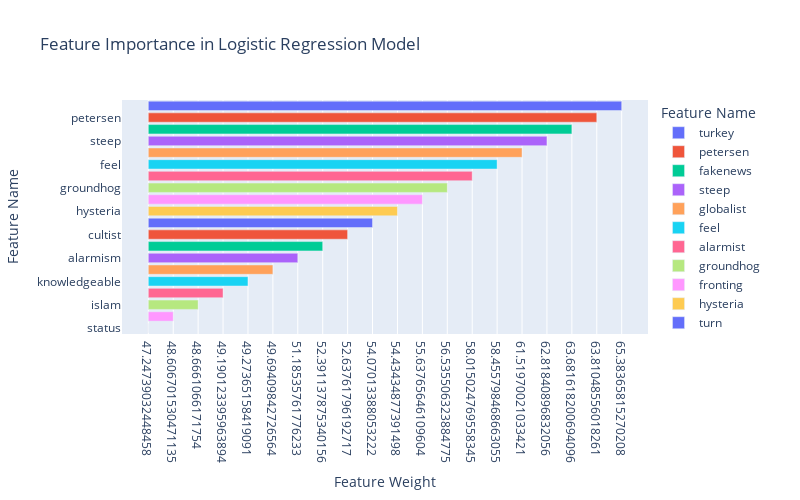

The cell this chart's notebook holds for it:
### Markdown cell above
<h2>Helper Functions</h2>

### Code cell
# Display distribution of the target variable.

def display_dist(data):
    temp = data["sentiment"].value_counts()
    fig = px.bar(temp, x=temp.index, y=temp.values, color=temp.index.astype(str), width=600, height=300)
    fig.update_layout(
        title_text = "Data distribution for tweets sentiment",
        yaxis=dict(title="count"),
        xaxis=dict(title="label")
    )

fig.update_xaxes(type="category", categoryorder="category ascending")
fig.show()

### Figure 1 — Plotly figure (JSON) as saved in the notebook; plotly's stock layout.template omitted (floating-point values rounded to 4 significant figures)
{"data": [{"alignmentgroup": "True", "hovertemplate": "Feature Name=%{y}<br>Feature Weight=%{x}<extra></extra>", "legendgroup": "turkey", "marker": {"color": "#636efa", "pattern": {"shape": ""}}, "name": "turkey", "offsetgroup": "turkey", "orientation": "h", "showlegend": true, "textposition": "auto", "type": "bar", "x": [65.38], "xaxis": "x", "y": ["turkey"], "yaxis": "y"}, {"alignmentgroup": "True", "hovertemplate": "Feature Name=%{y}<br>Feature Weight=%{x}<extra></extra>", "legendgroup": "petersen", "marker": {"color": "#EF553B", "pattern": {"shape": ""}}, "name": "petersen", "offsetgroup": "petersen", "orientation": "h", "showlegend": true, "textposition": "auto", "type": "bar", "x": [63.81], "xaxis": "x", "y": ["petersen"], "yaxis": "y"}, {"alignmentgroup": "True", "hovertemplate": "Feature Name=%{y}<br>Feature Weight=%{x}<extra></extra>", "legendgroup": "fakenews", "marker": {"color": "#00cc96", "pattern": {"shape": ""}}, "name": "fakenews", "offsetgroup": "fakenews", "orientation": "h", "showlegend": true, "textposition": "auto", "type": "bar", "x": [63.68], "xaxis": "x", "y": ["fakenews"], "yaxis": "y"}, {"alignmentgroup": "True", "hovertemplate": "Feature Name=%{y}<br>Feature Weight=%{x}<extra></extra>", "legendgroup": "steep", "marker": {"color": "#ab63fa", "pattern": {"shape": ""}}, "name": "steep", "offsetgroup": "steep", "orientation": "h", "showlegend": true, "textposition": "auto", "type": "bar", "x": [62.82], "xaxis": "x", "y": ["steep"], "yaxis": "y"}, {"alignmentgroup": "True", "hovertemplate": "Feature Name=%{y}<br>Feature Weight=%{x}<extra></extra>", "legendgroup": "globalist", "marker": {"color": "#FFA15A", "pattern": {"shape": ""}}, "name": "globalist", "offsetgroup": "globalist", "orientation": "h", "showlegend": true, "textposition": "auto", "type": "bar", "x": [61.52], "xaxis": "x", "y": ["globalist"], "yaxis": "y"}, {"alignmentgroup": "True", "hovertemplate": "Feature Name=%{y}<br>Feature Weight=%{x}<extra></extra>", "legendgroup": "feel", "marker": {"color": "#19d3f3", "pattern": {"shape": ""}}, "name": "feel", "offsetgroup": "feel", "orientation": "h", "showlegend": true, "textposition": "auto", "type": "bar", "x": [58.46], "xaxis": "x", "y": ["feel"], "yaxis": "y"}, {"alignmentgroup": "True", "hovertemplate": "Feature Name=%{y}<br>Feature Weight=%{x}<extra></extra>", "legendgroup": "alarmist", "marker": {"color": "#FF6692", "pattern": {"shape": ""}}, "name": "alarmist", "offsetgroup": "alarmist", "orientation": "h", "showlegend": true, "textposition": "auto", "type": "bar", "x": [58.02], "xaxis": "x", "y": ["alarmist"], "yaxis": "y"}, {"alignmentgroup": "True", "hovertemplate": "Feature Name=%{y}<br>Feature Weight=%{x}<extra></extra>", "legendgroup": "groundhog", "marker": {"color": "#B6E880", "pattern": {"shape": ""}}, "name": "groundhog", "offsetgroup": "groundhog", "orientation": "h", "showlegend": true, "textposition": "auto", "type": "bar", "x": [56.54], "xaxis": "x", "y": ["groundhog"], "yaxis": "y"}, {"alignmentgroup": "True", "hovertemplate": "Feature Name=%{y}<br>Feature Weight=%{x}<extra></extra>", "legendgroup": "fronting", "marker": {"color": "#FF97FF", "pattern": {"shape": ""}}, "name": "fronting", "offsetgroup": "fronting", "orientation": "h", "showlegend": true, "textposition": "auto", "type": "bar", "x": [55.64], "xaxis": "x", "y": ["fronting"], "yaxis": "y"}, {"alignmentgroup": "True", "hovertemplate": "Feature Name=%{y}<br>Feature Weight=%{x}<extra></extra>", "legendgroup": "hysteria", "marker": {"color": "#FECB52", "pattern": {"shape": ""}}, "name": "hysteria", "offsetgroup": "hysteria", "orientation": "h", "showlegend": true, "textposition": "auto", "type": "bar", "x": [54.43], "xaxis": "x", "y": ["hysteria"], "yaxis": "y"}, {"alignmentgroup": "True", "hovertemplate": "Feature Name=%{y}<br>Feature Weight=%{x}<extra></extra>", "legendgroup": "turn", "marker": {"color": "#636efa", "pattern": {"shape": ""}}, "name": "turn", "offsetgroup": "turn", "orientation": "h", "showlegend": true, "textposition": "auto", "type": "bar", "x": [54.07], "xaxis": "x", "y": ["turn"], "yaxis": "y"}, {"alignmentgroup": "True", "hovertemplate": "Feature Name=%{y}<br>Feature Weight=%{x}<extra></extra>", "legendgroup": "cultist", "marker": {"color": "#EF553B", "pattern": {"shape": ""}}, "name": "cultist", "offsetgroup": "cultist", "orientation": "h", "showlegend": true, "textposition": "auto", "type": "bar", "x": [52.64], "xaxis": "x", "y": ["cultist"], "yaxis": "y"}, {"alignmentgroup": "True", "hovertemplate": "Feature Name=%{y}<br>Feature Weight=%{x}<extra></extra>", "legendgroup": "manipulated", "marker": {"color": "#00cc96", "pattern": {"shape": ""}}, "name": "manipulated", "offsetgroup": "manipulated", "orientation": "h", "showlegend": true, "textposition": "auto", "type": "bar", "x": [52.39], "xaxis": "x", "y": ["manipulated"], "yaxis": "y"}, {"alignmentgroup": "True", "hovertemplate": "Feature Name=%{y}<br>Feature Weight=%{x}<extra></extra>", "legendgroup": "alarmism", "marker": {"color": "#ab63fa", "pattern": {"shape": ""}}, "name": "alarmism", "offsetgroup": "alarmism", "orientation": "h", "showlegend": true, "textposition": "auto", "type": "bar", "x": [51.19], "xaxis": "x", "y": ["alarmism"], "yaxis": "y"}, {"alignmentgroup": "True", "hovertemplate": "Feature Name=%{y}<br>Feature Weight=%{x}<extra></extra>", "legendgroup": "heroin", "marker": {"color": "#FFA15A", "pattern": {"shape": ""}}, "name": "heroin", "offsetgroup": "heroin", "orientation": "h", "showlegend": true, "textposition": "auto", "type": "bar", "x": [49.69], "xaxis": "x", "y": ["heroin"], "yaxis": "y"}, {"alignmentgroup": "True", "hovertemplate": "Feature Name=%{y}<br>Feature Weight=%{x}<extra></extra>", "legendgroup": "knowledgeable", "marker": {"color": "#19d3f3", "pattern": {"shape": ""}}, "name": "knowledgeable", "offsetgroup": "knowledgeable", "orientation": "h", "showlegend": true, "textposition": "auto", "type": "bar", "x": [49.27], "xaxis": "x", "y": ["knowledgeable"], "yaxis": "y"}, {"alignmentgroup": "True", "hovertemplate": "Feature Name=%{y}<br>Feature Weight=%{x}<extra></extra>", "legendgroup": "isi", "marker": {"color": "#FF6692", "pattern": {"shape": ""}}, "name": "isi", "offsetgroup": "isi", "orientation": "h", "showlegend": true, "textposition": "auto", "type": "bar", "x": [49.19], "xaxis": "x", "y": ["isi"], "yaxis": "y"}, {"alignmentgroup": "True", "hovertemplate": "Feature Name=%{y}<br>Feature Weight=%{x}<extra></extra>", "legendgroup": "islam", "marker": {"color": "#B6E880", "pattern": {"shape": ""}}, "name": "islam", "offsetgroup": "islam", "orientation": "h", "showlegend": true, "textposition": "auto", "type": "bar", "x": [48.67], "xaxis": "x", "y": ["islam"], "yaxis": "y"}, {"alignmentgroup": "True", "hovertemplate": "Feature Name=%{y}<br>Feature Weight=%{x}<extra></extra>", "legendgroup": "secstate", "marker": {"color": "#FF97FF", "pattern": {"shape": ""}}, "name": "secstate", "offsetgroup": "secstate", "orientation": "h", "showlegend": true, "textposition": "auto", "type": "bar", "x": [48.61], "xaxis": "x", "y": ["secstate"], "yaxis": "y"}, {"alignmentgroup": "True", "hovertemplate": "Feature Name=%{y}<br>Feature Weight=%{x}<extra></extra>", "legendgroup": "status", "marker": {"color": "#FECB52", "pattern": {"shape": ""}}, "name": "status", "offsetgroup": "status", "orientation": "h", "showlegend": true, "textposition": "auto", "type": "bar", "x": [47.25], "xaxis": "x", "y": ["status"], "yaxis": "y"}], "layout": {"barmode": "relative", "height": 500, "legend": {"title": {"text": "Feature Name"}, "tracegroupgap": 0}, "title": {"text": "Feature Importance in Logistic Regression Model"}, "width": 800, "xaxis": {"anchor": "y", "categoryorder": "category ascending", "domain": [0, 1], "title": {"text": "Feature Weight"}, "type": "category"}, "yaxis": {"anchor": "x", "categoryarray": ["status", "secstate", "islam", "isi", "knowledgeable", "heroin", "alarmism", "manipulated", "cultist", "turn", "hysteria", "fronting", "groundhog", "alarmist", "feel", "globalist", "steep", "fakenews", "petersen", "turkey"], "categoryorder": "total ascending", "domain": [0, 1], "title": {"text": "Feature Name"}}}}
